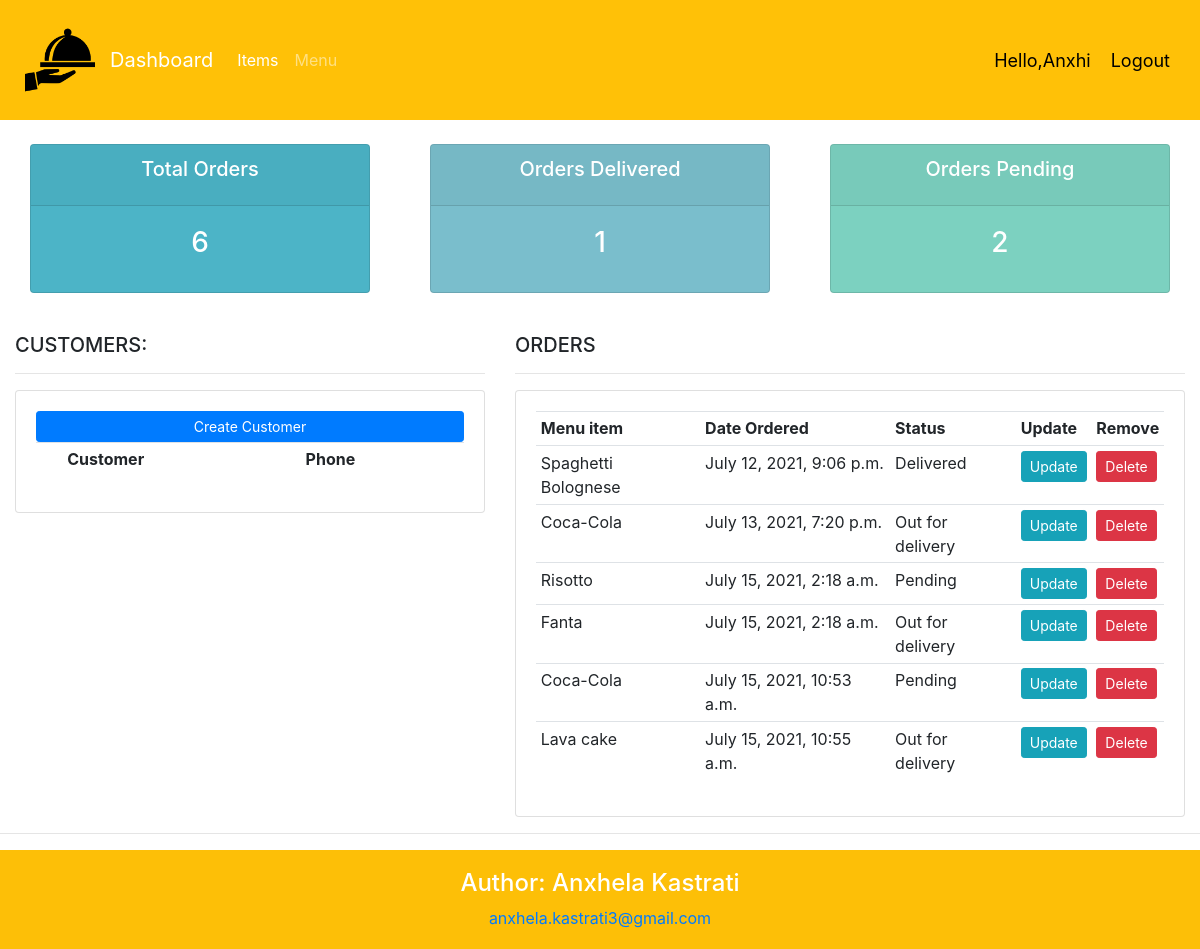
The app's page / (signed in) with its own data.
### order/models.py (models this page shows, shortened)
class Order(models.Model):
	STATUS = (
			('Pending', 'Pending'),
			('Out for delivery', 'Out for delivery'),
			('Delivered', 'Delivered'),
			)
	customer = models.ForeignKey(Customer, null=True, on_delete=models.SET_NULL)
	product = models.ForeignKey(MenuItem, null=True, on_delete=models.SET_NULL)
	date_created = models.DateTimeField(auto_now_add=True, null=True)
	status = models.CharField(max_length=200, null=True, choices=STATUS)

class MenuItem(models.Model):
	CATEGORY = (
			('Main meal', 'Main meal'),
			('Drinks', 'Drinks'),
			('Dessert', 'Dessert'),
			)
	name = models.CharField(max_length=200, null=True)
	price = models.FloatField(null=True)
	category = models.CharField(max_length=200, null=True, choices=CATEGORY)
	item_pic = models.ImageField(null=True, blank=True)
	description = models.CharField(max_length=200, null=True)
	date_created = models.DateTimeField(auto_now_add=True, null=True)
	def __str__(self):
		return self.name

### order/decorators.py (the view)
	def wrapper_function(request, *args, **kwargs):
		group = None
		if request.user.groups.exists():
			group = request.user.groups.all()[0].name
		if group == 'customer':
			return redirect('user-page')
		if group == 'admin':
			return view_func(request, *args, **kwargs)

### order/views.py (called while the page is built)
@login_required(login_url='login')
@admin_only
def home(request):
    orders = Order.objects.all()
    customer = Customer.objects.all()
    total_customers = customer.count()
    total_orders = orders.count()
    delivered = orders.filter(status='Delivered').count()
    pending = orders.filter(status='Pending').count()
    context = {'orders': orders, 'customer': customer, 'total_customers': customer,
               'total_orders': total_orders, 'delivered': delivered,
               'pending': pending}
    return render(request, 'order/dashboard.html', context)

### order/templates/order/dashboard.html (shortened to what this page needs)
{%  extends 'order/main.html' %}
{% block content %}
{%  include 'order/status.html' %}
<br>
<div class="row">
	<div class="col-md-5">
		<h5>CUSTOMERS:</h5>
		<hr>
		<div class="card card-body">
			<a class="btn btn-primary  btn-sm btn-block" href="">Create Customer</a>
			<table class="table table-sm">
				<tr>
					<th></th>
					<th>Customer</th>
					<th>Phone</th>
				</tr>
			</table>
		</div>
	</div>
	<div class="col-md-7">
		<h5>ORDERS</h5>
		<hr>
		<div class="card card-body">
			<table class="table   table-sm table-hover">
				<tr>
					<th>Menu item</th>
					<th>Date Ordered</th>
					<th>Status</th>
					<th>Update</th>
					<th>Remove</th>
				</tr>
                    {% for order in orders %}
					<tr>
						<td>{{order.product}}</td>
						<td>{{order.date_created}}</td>
						<td>{{order.status}}</td>
						<td><a class="btn btn-sm btn-info" href="{% url 'update_order' order.id %}">Update</a></td>
						<td><a class="btn btn-sm btn-danger" href="{% url 'delete_order' order.id %}">Delete</a></td>
					</tr>
				{% endfor %}
			</table>
		</div>
	</div>
</div>
{% endblock %}

### order/templates/order/main.html (shortened to what this page needs)
{% load static %}
<!DOCTYPE html>
<html>
<head>
	<link rel="stylesheet" href="https://stackpath.bootstrapcdn.com/bootstrap/4.3.1/css/bootstrap.min.css">
	<link rel="stylesheet" type="text/css" href="{% static '/css/main.css' %}">
</head>
<body>
	{%  include 'order/navbar.html' %}
	<div class="container-fluid">
	{% block content %}
	{% endblock %}
    </div>
	<hr>
    <footer>
        <p><h4>Author: Anxhela Kastrati</h4>
            <a href="mailto:anxhela.kastrati3@gmail.com">anxhela.kastrati3@gmail.com</a></p>
    </footer>
</body>
</html>

### order/templates/order/navbar.html (shortened to what this page needs)
{% load static %}
<nav class="navbar navbar-expand-lg navbar-dark bg-warning">
      <img src="{% static 'images/logo.png' %}" style="width:100px;height:100px; padding: 15px">
     {% if request.user.is_staff %}
  <a class="navbar-brand" href={% url 'home' %}>Dashboard</a>
  <div class="collapse navbar-collapse" id="navbarTogglerDemo03">
    <ul class="navbar-nav">
      <li class="nav-item active">
        <a class="nav-link" href={% url 'items' %}>Items <span class="sr-only">(current)</span></a>
      </li>
       <li class="nav-item">
        <a class="nav-link" href="#">Menu</a>
      </li>
       {% else %}
         <br>
       <li class="nav-item">
        <a  class="nav-link" href="{% url 'account' %}">Settings</a>
      </li>
      {% endif %}
    </ul>
  </div>
    <span class="hello">Hello,{{request.user}}</span>
  <span ><a  class="hello" href="{% url 'logout' %}">Logout</a></span>
</nav>

### order/templates/order/status.html
<br>
<div class="row">
	<div class="col">
		<div class="col-md">
			<div class="card text-center text-white  mb-3" id="total-orders">
			  	<div class="card-header">
			  		<h5 class="card-title">Total Orders</h5>
			  	</div>
			  	<div class="card-body">
			    	<h3 class="card-title">{{ total_orders }}</h3>
			  	</div>
			</div>
		</div>
	</div>
	<div class="col">
		<div class="col-md">
			<div class="card text-center text-white  mb-3" id="orders-delivered">
			  	<div class="card-header">
			  		<h5 class="card-title">Orders Delivered</h5>
			  	</div>
			  	<div class="card-body">
			    	<h3 class="card-title">{{ delivered }}</h3>
			  	</div>
			</div>
		</div>
	</div>
	<div class="col">
		<div class="col-md">
			<div class="card text-center text-white  mb-3" id="orders-pending">
			  	<div class="card-header">
			  		<h5 class="card-title">Orders Pending</h5>
			  	</div>
			  	<div class="card-body">
			    	<h3 class="card-title">{{ pending }}</h3>
			  	</div>
			</div>
		</div>
	</div>
</div>

### static/css/main.css (style rules this page uses)
body { background-color: #ffffff; }
#total-orders { background-color: #4cb4c7; }
#orders-delivered { background-color: #7abecc; }
#orders-pending { background-color: #7CD1C0; }
.navbar { padding: 10px; }

### order/templates/order/main.html (style rules this page uses)
footer { text-align: center; padding: 3px; background-color: #fdbf07; color: white; }

### order/templates/order/navbar.html (style rules this page uses)
.hello { font-size: 18px; color: #000000; margin-right: 20px; }

### records on screen
Order: product "Spaghetti Bolognese", date_created "July 12, 2021, 9:06 p.m.", status "Delivered"
Order: product "Coca-Cola", date_created "July 13, 2021, 7:20 p.m.", status "Out for delivery"
Order: product "Risotto", date_created "July 15, 2021, 2:18 a.m.", status "Pending"
Order: product "Fanta", date_created "July 15, 2021, 2:18 a.m.", status "Out for delivery"
Order: product "Coca-Cola", date_created "July 15, 2021, 10:53 a.m.", status "Pending"
Order: product "Lava cake", date_created "July 15, 2021, 10:55 a.m.", status "Out for delivery"

### other values on screen
{{ request.user }} "Anxhi"
{{ total_orders }} "6"
{{ delivered }} "1"
{{ pending }} "2"
